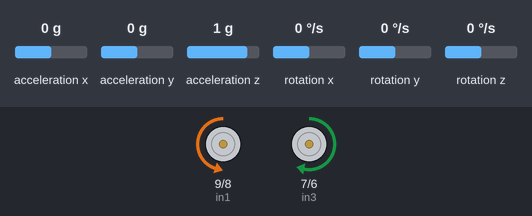
This sketch was run on a simulated Arduino Uno, built with avr-gcc and run on an emulated ATmega328P. Shown: motor-driver pin pairs drawn as motors (green arrow = first pin HIGH = forward, orange = second pin HIGH = backward, longer = more drive, scaled by the enable pin). The test bench sets the inputs (shaded band); at power-on: rotation z 0 °/s, acceleration x 0 g, acceleration y 0 g, acceleration z 1 g, rotation x 0 °/s, rotation y 0 °/s.

Above: at 3.2 s.
3.3 s: rotation z set to -192 °/s
At 4.9 s:
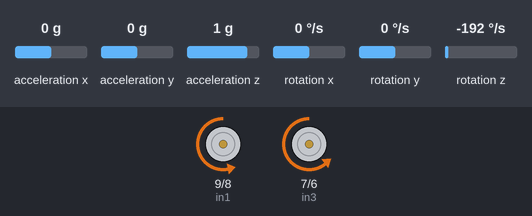
5.2 s: rotation z set to 192 °/s
At 7.45 s:
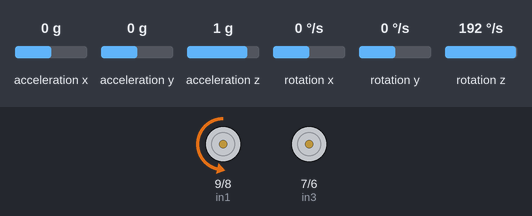
8.2 s: rotation z set to -100 °/s
At 8.56 s:
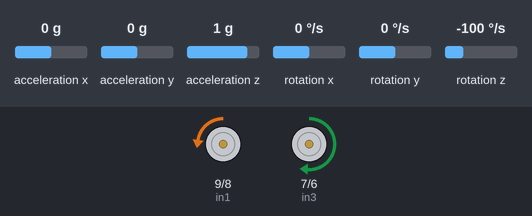
11.2 s: rotation z set to 100 °/s
Timing chart, 0 to 15.2 s (numbered marks = the images above; inputs shaded):
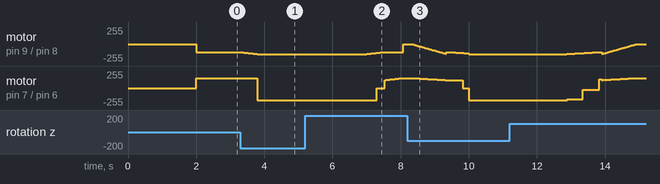

The sketch:

carpid2.ino
```cpp
#include "Wire.h"
#include <MPU6050_light.h>

MPU6050 mpu(Wire);
double err = 0.00; // proportional present error
double preverr = 0.00; //integral past error
double err_sum = 0.00; // derivative future error

int kp = 1;
double ki = 0.00001;
double kd = 20.00;

double curd_output = 0.00;//currently desired angle
double a_output;
double pid_output = 0.00;

int ena = 10;
int in1 = 9;
int in2 = 8;
int in3 = 7;
int in4 = 6;
int enb = 5;

double speeda = 0.00;
double speedb = 0.00;

long int start_time;

void setup() {
  // put your setup code here, to run once:
  Serial.begin(9600);
  Wire.begin();
  mpu.begin();
  delay(1000);
  mpu.calcOffsets();

  pinMode(in1, OUTPUT);
  pinMode(in2,OUTPUT);
  pinMode(in3,OUTPUT);
  pinMode(in4,OUTPUT);
  pinMode(ena,OUTPUT);
  pinMode(enb,OUTPUT);

  start_time = millis(); // to record the time the loop began
}
//a function to redirecitt the car by an angle given certain conditions
void loop(){
  if (millis()- start_time >= 4000 && err>5){
    curd_output += 90.00;//currently desired angle
    // show the angle the robot is to move if the aboove condition is met. the car is to move in a rectangular form
    start_time = millis();
  }
  pidcontrol(curd_output);
}
//a function to get angle form the gyroscope
float get_angle(){
  double angz = 0.00;
  mpu.update();
	return mpu.getAngleZ();
}

double d_output = 0.00; //desired angle
//a function to calculate errors and pid values given the current angles
void pidcontrol(double d_output) {
preverr = err;
err_sum = err_sum + err;
err_sum = constrain(err_sum, -1000.00, 1000.00);

err = d_output - get_angle(); // desired angle - angle form the gyroscope
pid_output = kp * err + ki * err_sum + kd * (err - preverr); // control given by the mcu to the robot car
pid_output = constrain(pid_output, -100, 100);
//negatve means speeda should be more than speedb and vice versa

if (pid_output >= 0){
speedb = 150 - (180.00+150.00)*(pid_output/100);
speeda = 120 + (180.00-150.00)*(pid_output/100);
}
else {
speedb = 120 - (180.00-150.00)*(pid_output/100);
speeda = 150 + (0.00+150.00)*(pid_output/100);
}
forward(speeda,speedb);
}
//a function that dictates how the car moves
void forward(int pwm_left,int pwm_right){
analogWrite(ena, abs(pwm_left));
analogWrite(enb,abs(pwm_right));
if (pwm_left >0){
digitalWrite(in1, LOW);
digitalWrite(in2, HIGH);
}
else{
digitalWrite(in1, HIGH);
digitalWrite(in2, LOW);
}

if (pwm_right >0){
digitalWrite(in3, HIGH);
digitalWrite(in4, LOW);
}
else{
digitalWrite(in3, LOW);
digitalWrite(in4, HIGH);
}
}
```

Measured:
- after the input at 3.3 s, motor on pin 9 (in1) / pin 8 (in2): moves from backward 120/255 to backward 150/255 over 0.49 s, starting at once; motor on pin 7 (in3) / pin 6 (in4): forward 150/255 → backward 180/255 after 0.50 s
- after the input at 5.2 s, motor on pin 9 (in1) / pin 8 (in2): moves from backward 150/255 to stopped over 1.1 s, starting after 1.8 s; motor on pin 7 (in3) / pin 6 (in4): moves from backward 180/255 to forward 150/255 over 0.78 s, starting after 2.1 s
- after the input at 8.2 s, motor on pin 7 (in3) / pin 6 (in4): moves from forward 150/255 to backward 180/255 over 1.7 s, starting after 0.12 s
